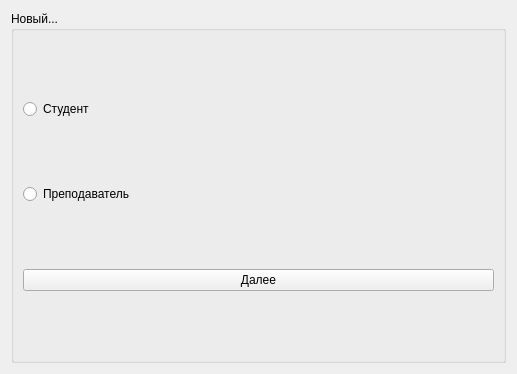
<?xml version="1.0" encoding="UTF-8"?>
<ui version="4.0">
 <class>StudentOrTeacherForm</class>
 <widget class="QWidget" name="StudentOrTeacherForm">
  <property name="geometry">
   <rect>
    <x>0</x>
    <y>0</y>
    <width>517</width>
    <height>374</height>
   </rect>
  </property>
  <property name="windowTitle">
   <string>Form</string>
  </property>
  <layout class="QGridLayout" name="gridLayout">
   <item row="0" column="0">
    <widget class="QGroupBox" name="groupBox">
     <property name="title">
      <string>Новый...</string>
     </property>
     <layout class="QVBoxLayout" name="verticalLayout">
      <item>
       <widget class="QRadioButton" name="radioButton_student">
        <property name="text">
         <string>Студент</string>
        </property>
       </widget>
      </item>
      <item>
       <widget class="QRadioButton" name="radioButton_teacher">
        <property name="text">
         <string>Преподаватель</string>
        </property>
       </widget>
      </item>
      <item>
       <widget class="QPushButton" name="pushButton_forward">
        <property name="text">
         <string>Далее</string>
        </property>
       </widget>
      </item>
     </layout>
    </widget>
   </item>
  </layout>
 </widget>
 <resources/>
 <connections/>
</ui>
